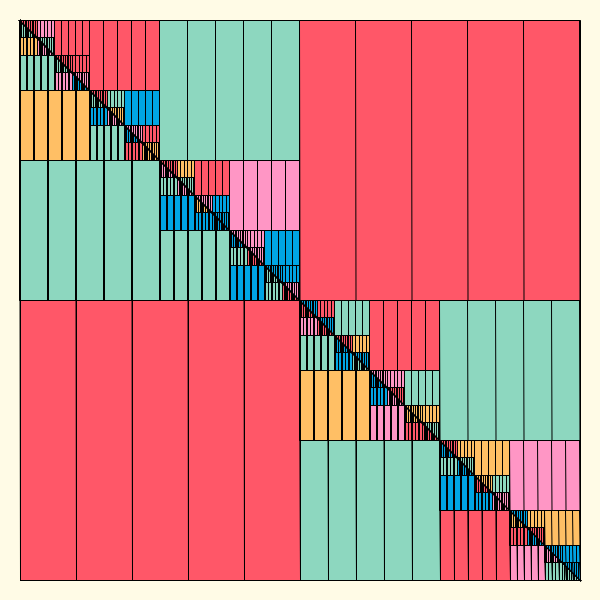
Frame 1 (no input)
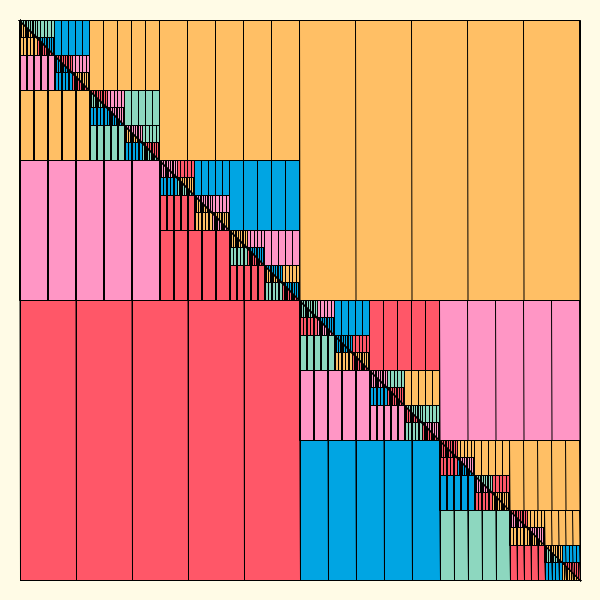
Frame 2 (the mouse pressed at the canvas centre, redrawn once)

The Processing sketch that drew these frames (run headless with seeded random() and noise(); the mouse was pressed at the canvas centre and the sketch redrawn once):

// Processing sketch: Fun04_Self_Similar_Figures
// ── Fun04_Self_Similar_Figures.pde
// By Risou
// https://risoume.github.io/

color[] colors = {#00A5E3, #8DD7BF, #FF96C5, #FF5768, #FFBF65};
float b, h;
int pad = 20;

void setup() {
  size(600, 600);
  noLoop();
  init();
}

void init() {
  b = width-2*pad;
  h = b;
}

void draw() {
  background(#fffbe6);
  strokeWeight(1);

  pushMatrix();
  translate(pad, pad);
  triangles(0, 0, b, h);
  translate(b, h);
  rotate(-PI);
  triangles(0, 0, b, h);
  popMatrix();
}

void triangles(float x, float y, float b, float h) {
  fill(colors[int(random(colors.length))]);
  triangle(x, y, x, y+h, x+b, y+h);
  for (int i = 0; i < 10; i++) {
    line(x+(i+1)*b/10, y, x+(i+1)*b/10, y+h);
  }
  if (b < 20) return;
  triangles(x, y, b/2, h/2);
  triangles(x+b/2, y+h/2, b/2, h/2);
}

void mouseReleased() {
  init();
  redraw();
}
